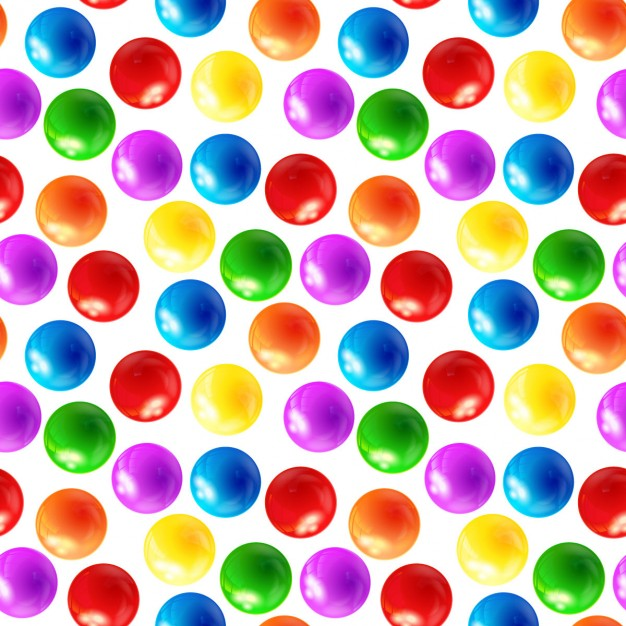
#> input picture atit/image/ball2d.jpg, 626 x 626 px
$ python ex15.py
#> lines starting #> are read from the running program, lines starting #| are printed output that depends on the picture
import cv2
import numpy

while True :
    img = cv2.imread("image/ball2d.jpg")
#> img is the input picture: shape (626, 626, 3); mean B, G, R 168.2, 172.2, 199.6
    img = cv2.resize(img,(400,400))
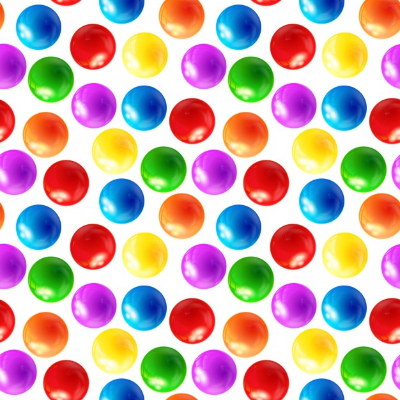
#> img: shape (400, 400, 3); mean B, G, R 168, 172.1, 199.5

    if cv2.waitKey(0) & 0xFF == ord("e"):
#> (key e is pressed here)
        break

    cv2.imshow("Show",img)


cv2.destroyAllWindows()

$ run again, with atit/image/ant.jpg copied over atit/image/ball2d.jpg
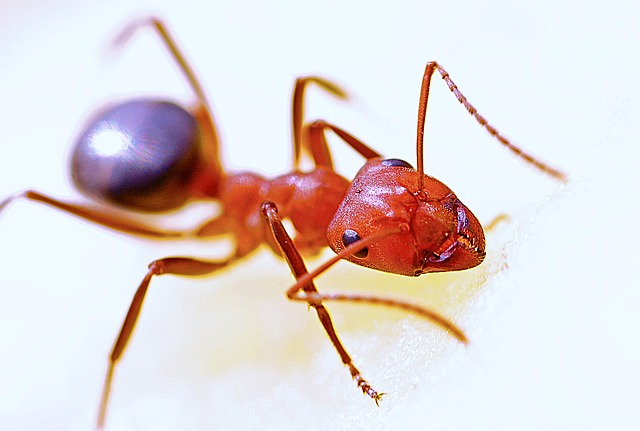
#> input picture atit/image/ant.jpg, 640 x 431 px
#> img is the input picture: shape (431, 640, 3); mean B, G, R 212.9, 213.6, 225.1
#> `img = cv2.resize(img,(400,400))`:
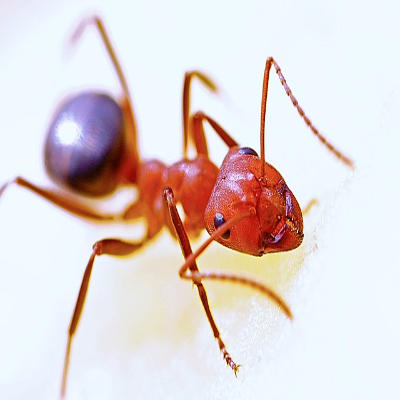
#> img: shape (400, 400, 3); mean B, G, R 212.8, 213.5, 225

$ run again, with atit/image/boy.jpg copied over atit/image/ball2d.jpg
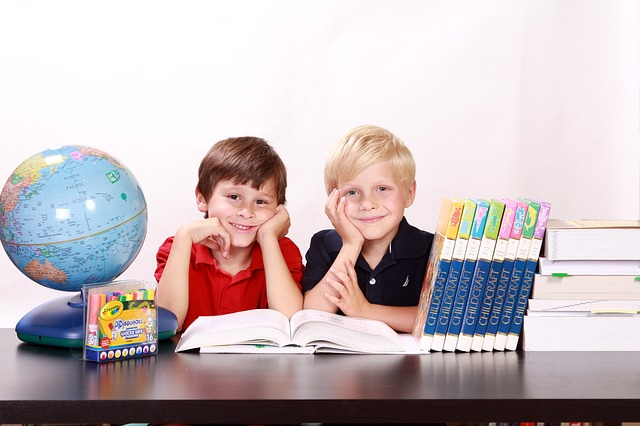
#> input picture atit/image/boy.jpg, 640 x 426 px
#> img is the input picture: shape (426, 640, 3); mean B, G, R 186.9, 184.5, 197.5
#> `img = cv2.resize(img,(400,400))`:
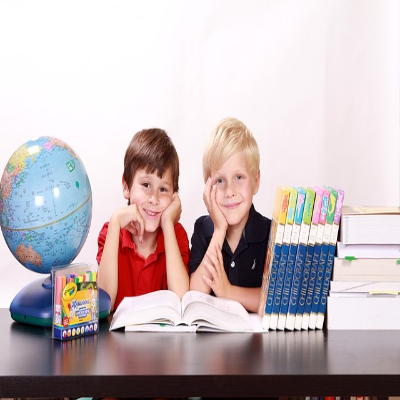
#> img: shape (400, 400, 3); mean B, G, R 186.8, 184.5, 197.4
